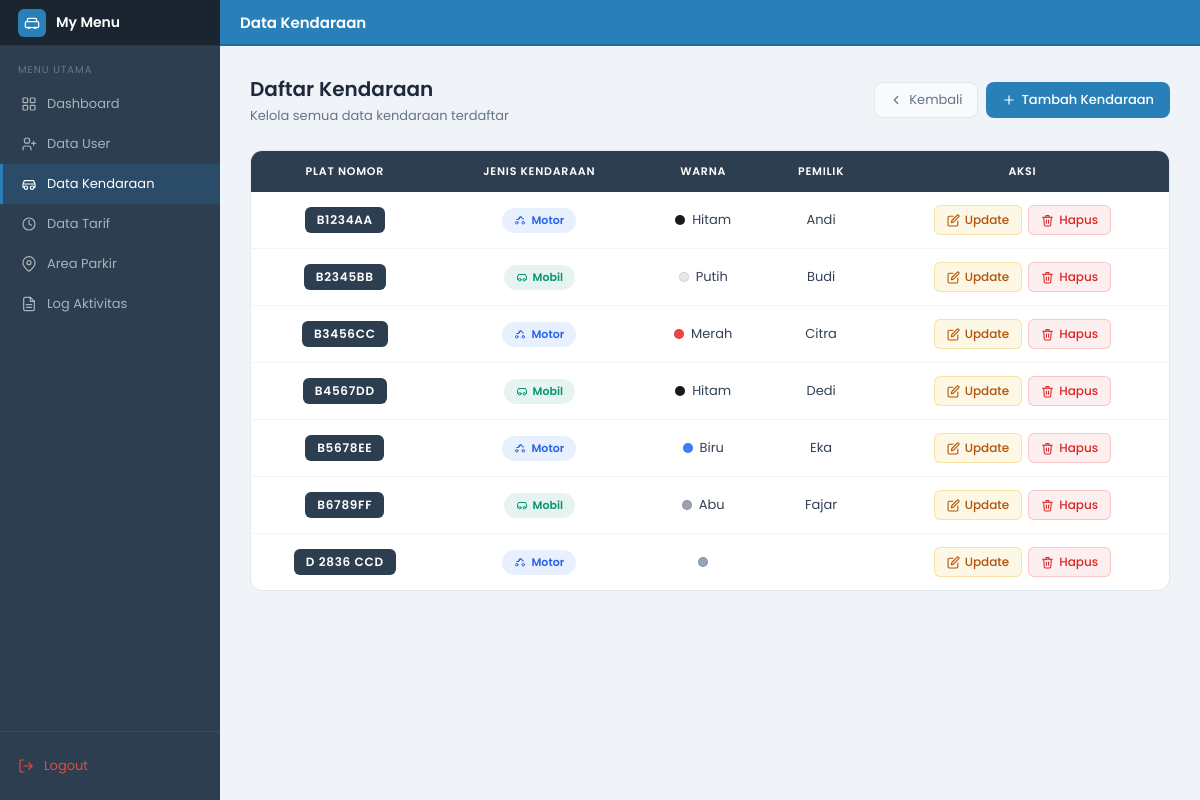
The app's page /View/v_tampil_data_kendaraan.php (signed in) with its own data.
### tables this page shows
CREATE TABLE `tb_kendaraan` (
  `id_kendaraan` int(11) NOT NULL,
  `plat_nomor` varchar(15) DEFAULT NULL,
  `jenis_kendaraan` varchar(20) DEFAULT NULL,
  `warna` varchar(20) DEFAULT NULL,
  `pemilik` varchar(100) DEFAULT NULL,
  `id_user` int(11) DEFAULT NULL
);

### Controller/c_kendaraan.php (called while the page is built, shortened)
<?php
include_once __DIR__ . '/../Model/m_kendaraan.php';
$kendaraanModel = new m_kendaraan();
$kendaraans = $kendaraanModel->tampil_data();

### Model/m_koneksi.php (called while the page is built, shortened)
<?php
class koneksi {
    private $host = "localhost";
    private $username = "root";
    private $pass = "";
    private $db = "parkir";
    function __construct()
    {
        $this->koneksi = mysqli_connect($this->host, $this->username, $this->pass, $this->db);
    }
}
?>

### Model/m_kendaraan.php (called while the page is built, shortened)
<?php
include_once __DIR__ . "/m_koneksi.php";
class m_kendaraan {
    function tampil_data() {
        $koneksi = new koneksi();
        $sql = "SELECT * FROM tb_kendaraan";
        $query = mysqli_query($koneksi->koneksi, $sql);
        $result = [];
        while ($data = mysqli_fetch_assoc($query)) {
            $result[] = $data;
        }
        return $result;
    }
}

### View/v_tampil_data_kendaraan.php (the view, shortened to what this page needs)
<?php
include_once '../Controller/c_kendaraan.php';
?>
<!DOCTYPE html>
<html lang="id">
<head>
</head>
<body>
<div class="topbar">
    <span class="topbar-title">Data Kendaraan</span>
</div>
<div class="sidebar">
    <div class="sidebar-brand">
        <div class="brand-icon">
            <svg viewBox="0 0 24 24"><rect x="2" y="10" width="20" height="9" rx="2"/><path d="M5 10V7a2 2 0 0 1 2-2h10a2 2 0 0 1 2 2v3"/><circle cx="7" cy="19" r="1"/><circle cx="17" cy="19" r="1"/></svg>
        </div>
        <span class="brand-text">My Menu</span>
    </div>
    <div class="sidebar-section">
        <div class="sidebar-label">Menu Utama</div>
        <a href="v_homeadmin.php" class="nav-item">
            <svg viewBox="0 0 24 24"><rect x="3" y="3" width="7" height="7" rx="1"/><rect x="14" y="3" width="7" height="7" rx="1"/><rect x="3" y="14" width="7" height="7" rx="1"/><rect x="14" y="14" width="7" height="7" rx="1"/></svg>
            Dashboard
        </a>
        <a href="../View/v_tampil_data_user.php" class="nav-item">
            <svg viewBox="0 0 24 24"><circle cx="9" cy="7" r="4"/><path d="M3 21v-2a4 4 0 0 1 4-4h4a4 4 0 0 1 4 4v2"/><path d="M19 8v6m-3-3h6"/></svg>
            Data User
        </a>
        <a href="../View/v_tampil_data_kendaraan.php" class="nav-item active">
            <svg viewBox="0 0 24 24"><path d="M5 17H3v-5l2-5h14l2 5v5h-2"/><circle cx="7.5" cy="17.5" r="2.5"/><circle cx="16.5" cy="17.5" r="2.5"/><path d="M5 12h14"/></svg>
            Data Kendaraan
        </a>
        <a href="../View/v_tampil_data_tarif.php" class="nav-item">
            <svg viewBox="0 0 24 24"><circle cx="12" cy="12" r="9"/><path d="M12 6v6l4 2"/></svg>
            Data Tarif
        </a>
        <a href="../View/v_tampil_data_area.php" class="nav-item">
            <svg viewBox="0 0 24 24"><path d="M21 10c0 6-9 13-9 13S3 16 3 10a9 9 0 1 1 18 0z"/><circle cx="12" cy="10" r="3"/></svg>
            Area Parkir
        </a>
        <a href="../Controller/c_log.php?aksi=tampil" class="nav-item">
            <svg viewBox="0 0 24 24"><path d="M14 2H6a2 2 0 0 0-2 2v16a2 2 0 0 0 2 2h12a2 2 0 0 0 2-2V8z"/><polyline points="14 2 14 8 20 8"/><line x1="16" y1="13" x2="8" y2="13"/><line x1="16" y1="17" x2="8" y2="17"/></svg>
            Log Aktivitas
        </a>
    </div>
    <div class="sidebar-logout">
        <a href="../Controller/c_logout.php" class="nav-logout">
            <svg viewBox="0 0 24 24"><path d="M9 21H5a2 2 0 0 1-2-2V5a2 2 0 0 1 2-2h4"/><polyline points="16 17 21 12 16 7"/><line x1="21" y1="12" x2="9" y2="12"/></svg>
            Logout
        </a>
    </div>
</div>
<div class="main">
    <div class="content">
        <div class="page-header">
            <div>
                <h1>Daftar Kendaraan</h1>
                <p>Kelola semua data kendaraan terdaftar</p>
            </div>
            <div class="header-actions">
                <a href="v_homeadmin.php" class="btn-back">
                    <svg viewBox="0 0 24 24"><polyline points="15 18 9 12 15 6"/></svg>
                    Kembali
                </a>
                <a href="v_tambah_data_kendaraan.php" class="btn-add">
                    <svg viewBox="0 0 24 24"><line x1="12" y1="5" x2="12" y2="19"/><line x1="5" y1="12" x2="19" y2="12"/></svg>
                    Tambah Kendaraan
                </a>
            </div>
        </div>
        <div class="card">
            <table>
                <thead>
                    <tr>
                        <th>Plat Nomor</th>
                        <th>Jenis Kendaraan</th>
                        <th>Warna</th>
                        <th>Pemilik</th>
                        <th>Aksi</th>
                    </tr>
                </thead>
                <tbody>
                <?php if (!empty($kendaraans)): ?>
                    <?php foreach ($kendaraans as $row): ?>
                        <?php
                            $warnaMap = [
                                'hitam'   => '#1a1a1a',
                                'putih'   => '#e8e8e8',
                                'merah'   => '#ef4444',
                                'biru'    => '#3b82f6',
                                'abu'     => '#9ca3af',
                                'abu-abu' => '#9ca3af',
                                'hijau'   => '#22c55e',
                                'kuning'  => '#eab308',
                                'silver'  => '#cbd5e1',
                                'orange'  => '#f97316',
                                'coklat'  => '#92400e',
                            ];
                            $warnaLower = strtolower(trim($row['warna']));
                            $dotColor   = $warnaMap[$warnaLower] ?? '#94a3b8';
                            $jenis      = strtolower($row['jenis_kendaraan']);
                        ?>
                        <tr>
                            <td><span class="plat"><?= htmlspecialchars($row['plat_nomor']) ?></span></td>
                            <td>
                                <span class="badge badge-<?= $jenis ?>">
                                    <?php if ($jenis === 'motor'): ?>
                                        <svg viewBox="0 0 24 24"><circle cx="5.5" cy="17.5" r="2.5"/><circle cx="18.5" cy="17.5" r="2.5"/><path d="M15 6h-3l-2 5H5.5"/><path d="M9 11l1.5-5H15l2 4h2"/></svg>
                                    <?php else: ?>
                                        <svg viewBox="0 0 24 24"><path d="M5 17H3v-5l2-5h14l2 5v5h-2"/><circle cx="7.5" cy="17.5" r="2.5"/><circle cx="16.5" cy="17.5" r="2.5"/></svg>
                                    <?php endif; ?>
                                    <?= ucfirst($row['jenis_kendaraan']) ?>
                                </span>
                            </td>
                            <td>
                                <div class="warna-cell">
                                    <span class="warna-dot" style="background:<?= $dotColor ?>"></span>
                                    <?= htmlspecialchars(ucfirst($row['warna'])) ?>
                                </div>
                            </td>
                            <td><?= htmlspecialchars($row['pemilik']) ?></td>
                            <td>
                                <div class="aksi-wrap">
                                    <a href="../Controller/c_kendaraan.php?aksi=edit&id_kendaraan=<?= $row['id_kendaraan'] ?>" class="btn-edit">
                                        <svg viewBox="0 0 24 24"><path d="M11 4H4a2 2 0 0 0-2 2v14a2 2 0 0 0 2 2h14a2 2 0 0 0 2-2v-7"/><path d="M18.5 2.5a2.121 2.121 0 0 1 3 3L12 15l-4 1 1-4 9.5-9.5z"/></svg>
                                        Update
                                    </a>
                                    <a href="../Controller/c_kendaraan.php?aksi=hapus&id_kendaraan=<?= $row['id_kendaraan'] ?>"
                                       onclick="return confirm('Yakin hapus data ini?')"
                                       class="btn-hapus">
                                        <svg viewBox="0 0 24 24"><polyline points="3 6 5 6 21 6"/><path d="M19 6l-1 14a2 2 0 0 1-2 2H8a2 2 0 0 1-2-2L5 6"/><path d="M10 11v6"/><path d="M14 11v6"/><path d="M9 6V4a1 1 0 0 1 1-1h4a1 1 0 0 1 1 1v2"/></svg>
                                        Hapus
                                    </a>
                                </div>
                            </td>
                        </tr>
                    <?php endforeach; ?>
                <?php endif; ?>
                </tbody>
            </table>
        </div>
    </div>
</body>
</html>

### records on screen
tb_kendaraan: plat_nomor "B1234AA", jenis_kendaraan "Motor", warna "Hitam", pemilik "Andi"
tb_kendaraan: plat_nomor "B2345BB", jenis_kendaraan "Mobil", warna "Putih", pemilik "Budi"
tb_kendaraan: plat_nomor "B3456CC", jenis_kendaraan "Motor", warna "Merah", pemilik "Citra"
tb_kendaraan: plat_nomor "B4567DD", jenis_kendaraan "Mobil", warna "Hitam", pemilik "Dedi"
tb_kendaraan: plat_nomor "B5678EE", jenis_kendaraan "Motor", warna "Biru", pemilik "Eka"
tb_kendaraan: plat_nomor "B6789FF", jenis_kendaraan "Mobil", warna "Abu", pemilik "Fajar"
tb_kendaraan: plat_nomor "D 2836 CCD", jenis_kendaraan "Motor"
